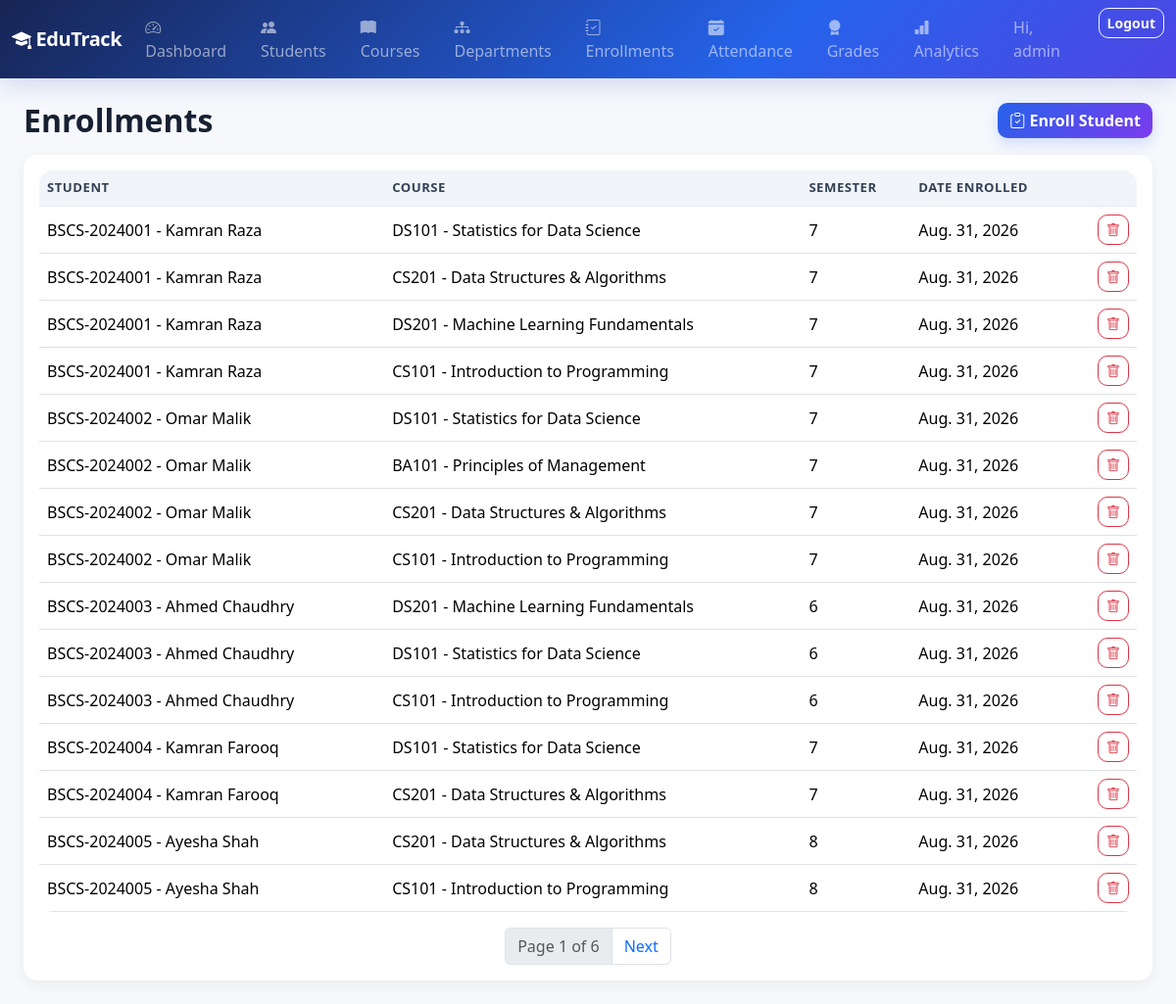
The app's page /enrollments/ (signed in) with its own data.
### core/models.py (models this page shows, shortened)
class Enrollment(models.Model):
    student = models.ForeignKey(Student, on_delete=models.CASCADE, related_name="enrollments")
    course = models.ForeignKey(Course, on_delete=models.CASCADE, related_name="enrollments")
    semester = models.PositiveSmallIntegerField(default=1)
    date_enrolled = models.DateField(auto_now_add=True)
    class Meta:
        unique_together = ("student", "course", "semester")
        ordering = ["-date_enrolled"]

class Student(models.Model):
    STATUS_CHOICES = [
        ("active", "Active"),
        ("graduated", "Graduated"),
        ("suspended", "Suspended"),
    ]
    roll_no = models.CharField(max_length=20, unique=True)
    first_name = models.CharField(max_length=60)
    last_name = models.CharField(max_length=60)
    email = models.EmailField(unique=True)
    phone = models.CharField(max_length=20, blank=True)
    department = models.ForeignKey(
        Department, on_delete=models.SET_NULL, null=True, related_name="students"
    )
    semester = models.PositiveSmallIntegerField(default=1)
    status = models.CharField(max_length=15, choices=STATUS_CHOICES, default="active")
    enrollment_date = models.DateField(auto_now_add=True)
    courses = models.ManyToManyField(Course, through="Enrollment", related_name="students")
    class Meta:
        ordering = ["roll_no"]
    def __str__(self):
        return f"{self.roll_no} - {self.first_name} {self.last_name}"

class Course(models.Model):
    code = models.CharField(max_length=15, unique=True)
    title = models.CharField(max_length=150)
    credit_hours = models.PositiveSmallIntegerField(default=3)
    department = models.ForeignKey(
        Department, on_delete=models.CASCADE, related_name="courses"
    )
    class Meta:
        ordering = ["code"]
    def __str__(self):
        return f"{self.code} - {self.title}"

### core/views.py (the view)
# urls.py: path("enrollments/", views.EnrollmentListView.as_view(), name="enrollment-list"),
class EnrollmentListView(LoginRequiredMixin, ListView):
    model = Enrollment
    template_name = "core/enrollment_list.html"
    context_object_name = "enrollments"
    paginate_by = 15
    def get_queryset(self):
        return super().get_queryset().select_related("student", "course")

### core/templates/core/enrollment_list.html (shortened to what this page needs)
{% extends "base.html" %}
{% block content %}
<div class="d-flex justify-content-between align-items-center mb-3">
  <h2 class="fw-bold mb-0">Enrollments</h2>
  <a href="{% url 'core:enrollment-add' %}" class="btn btn-primary"><i class="bi bi-clipboard-check"></i> Enroll Student</a>
</div>
<div class="table-card">
  <table class="table table-hover align-middle">
    <thead><tr><th>Student</th><th>Course</th><th>Semester</th><th>Date Enrolled</th><th></th></tr></thead>
    <tbody>
      {% for e in enrollments %}
      <tr>
        <td>{{ e.student }}</td><td>{{ e.course }}</td><td>{{ e.semester }}</td><td>{{ e.date_enrolled }}</td>
        <td class="text-end">
          <a href="{% url 'core:enrollment-delete' e.pk %}" class="btn btn-sm btn-outline-danger"><i class="bi bi-trash"></i></a>
        </td>
      </tr>
      {% empty %}<tr><td colspan="5" class="text-muted text-center py-3">No enrollments found.</td></tr>{% endfor %}
    </tbody>
  </table>
  {% if is_paginated %}
  <nav><ul class="pagination justify-content-center mb-0">
    <li class="page-item disabled"><span class="page-link">Page {{ page_obj.number }} of {{ page_obj.paginator.num_pages }}</span></li>
    {% if page_obj.has_next %}<li class="page-item"><a class="page-link" href="?page={{ page_obj.next_page_number }}">Next</a></li>{% endif %}
  </ul></nav>
  {% endif %}
</div>
{% endblock %}

### templates/base.html (shortened to what this page needs)
{% load static %}
<!DOCTYPE html>
<html lang="en">
<head>
    <link href="https://cdn.jsdelivr.net/npm/bootstrap@5.3.3/dist/css/bootstrap.min.css" rel="stylesheet">
    <link href="https://cdn.jsdelivr.net/npm/bootstrap-icons@1.11.3/font/bootstrap-icons.css" rel="stylesheet">
    <link rel="stylesheet" href="{% static 'css/style.css' %}">
</head>
<body>
{% if user.is_authenticated %}
<nav class="navbar navbar-expand-lg navbar-dark edutrack-navbar">
  <div class="container-fluid">
    <a class="navbar-brand fw-bold" href="{% url 'core:home' %}"><i class="bi bi-mortarboard-fill"></i> EduTrack</a>
    <div class="collapse navbar-collapse" id="nav">
      <ul class="navbar-nav me-auto mb-2 mb-lg-0">
        <li class="nav-item"><a class="nav-link" href="{% url 'core:home' %}"><i class="bi bi-speedometer2"></i> Dashboard</a></li>
        <li class="nav-item"><a class="nav-link" href="{% url 'core:student-list' %}"><i class="bi bi-people-fill"></i> Students</a></li>
        <li class="nav-item"><a class="nav-link" href="{% url 'core:course-list' %}"><i class="bi bi-book-fill"></i> Courses</a></li>
        <li class="nav-item"><a class="nav-link" href="{% url 'core:department-list' %}"><i class="bi bi-diagram-3-fill"></i> Departments</a></li>
        <li class="nav-item"><a class="nav-link" href="{% url 'core:enrollment-list' %}"><i class="bi bi-journal-check"></i> Enrollments</a></li>
        <li class="nav-item"><a class="nav-link" href="{% url 'core:attendance-list' %}"><i class="bi bi-calendar-check-fill"></i> Attendance</a></li>
        <li class="nav-item"><a class="nav-link" href="{% url 'core:grade-list' %}"><i class="bi bi-award-fill"></i> Grades</a></li>
        <li class="nav-item"><a class="nav-link" href="{% url 'analytics:dashboard' %}"><i class="bi bi-bar-chart-fill"></i> Analytics</a></li>
      </ul>
      <ul class="navbar-nav">
        <li class="nav-item"><span class="nav-link text-light-50">Hi, {{ user.username }}</span></li>
        <li class="nav-item">
          <form method="post" action="{% url 'logout' %}" class="d-inline">
            <button class="btn btn-sm btn-outline-light ms-2" type="submit">Logout</button>
          </form>
        </li>
      </ul>
    </div>
  </div>
</nav>
{% endif %}
<div class="container-fluid py-4 px-4">
{% block content %}{% endblock %}
</div>
</body>
</html>

### static/css/style.css (style rules this page uses)
:root { --edutrack-primary: #4361ee; --edutrack-dark: #1a1a2e; }
body { background-color: #f5f7fb; }
.edutrack-navbar { background: linear-gradient(90deg, var(--edutrack-dark), var(--edutrack-primary)); }
.table-card { background: #fff; border-radius: 14px; padding: 1rem; box-shadow: 0 4px 14px rgba(0,0,0,0.06); }
:root { --et-primary: #2563eb; --et-primary-dark: #1d4ed8; --et-accent: #7c3aed; --et-bg: #f6f8fc; --et-surface: #ffffff; --et-text: #172033; --et-muted: #667085; --et-border: #e7eaf0; --et-success: #16a34a; --et-warning: #d97706; --et-danger: #dc2626; --et-shadow: 0 10px 30px rgba(15, 23, 42, .07); }
body { background: var(--et-bg); color: var(--et-text); }
.navbar { background: linear-gradient(135deg, #172554 0%, #2563eb 65%, #4f46e5 100%) !important; box-shadow: 0 6px 24px rgba(30, 64, 175, .18); }
.navbar-brand { letter-spacing: -.02em; }
.btn { border-radius: 10px; font-weight: 600; transition: all .18s ease; }
.btn-primary { background: linear-gradient(135deg, var(--et-primary), var(--et-accent)); border: none; box-shadow: 0 5px 14px rgba(37, 99, 235, .20); }
.table { background: var(--et-surface); border-radius: 14px; overflow: hidden; }
.table thead th { background: #f1f5f9; color: #334155; font-size: .82rem; text-transform: uppercase; letter-spacing: .04em; border-bottom: 1px solid var(--et-border); }
.table tbody tr { transition: background .15s ease; }
a { transition: color .15s ease; }

### records on screen
Enrollment: student "BSCS-2024001 - Kamran Raza", course "DS101 - Statistics for Data Science", semester "7", date_enrolled "Aug. 31, 2026"
Enrollment: student "BSCS-2024001 - Kamran Raza", course "CS201 - Data Structures & Algorithms", semester "7", date_enrolled "Aug. 31, 2026"
Enrollment: student "BSCS-2024001 - Kamran Raza", course "DS201 - Machine Learning Fundamentals", semester "7", date_enrolled "Aug. 31, 2026"
Enrollment: student "BSCS-2024001 - Kamran Raza", course "CS101 - Introduction to Programming", semester "7", date_enrolled "Aug. 31, 2026"
Enrollment: student "BSCS-2024002 - Omar Malik", course "DS101 - Statistics for Data Science", semester "7", date_enrolled "Aug. 31, 2026"
Enrollment: student "BSCS-2024002 - Omar Malik", course "BA101 - Principles of Management", semester "7", date_enrolled "Aug. 31, 2026"
Enrollment: student "BSCS-2024002 - Omar Malik", course "CS201 - Data Structures & Algorithms", semester "7", date_enrolled "Aug. 31, 2026"
Enrollment: student "BSCS-2024002 - Omar Malik", course "CS101 - Introduction to Programming", semester "7", date_enrolled "Aug. 31, 2026"
Enrollment: student "BSCS-2024003 - Ahmed Chaudhry", course "DS201 - Machine Learning Fundamentals", semester "6", date_enrolled "Aug. 31, 2026"
Enrollment: student "BSCS-2024003 - Ahmed Chaudhry", course "DS101 - Statistics for Data Science", semester "6", date_enrolled "Aug. 31, 2026"
Enrollment: student "BSCS-2024003 - Ahmed Chaudhry", course "CS101 - Introduction to Programming", semester "6", date_enrolled "Aug. 31, 2026"
Enrollment: student "BSCS-2024004 - Kamran Farooq", course "DS101 - Statistics for Data Science", semester "7", date_enrolled "Aug. 31, 2026"
Enrollment: student "BSCS-2024004 - Kamran Farooq", course "CS201 - Data Structures & Algorithms", semester "7", date_enrolled "Aug. 31, 2026"
Enrollment: student "BSCS-2024005 - Ayesha Shah", course "CS201 - Data Structures & Algorithms", semester "8", date_enrolled "Aug. 31, 2026"
Enrollment: student "BSCS-2024005 - Ayesha Shah", course "CS101 - Introduction to Programming", semester "8", date_enrolled "Aug. 31, 2026"

### other values on screen
{{ user.username }} "admin"
{{ page_obj.number }} "1"
{{ page_obj.paginator.num_pages }} "6"
